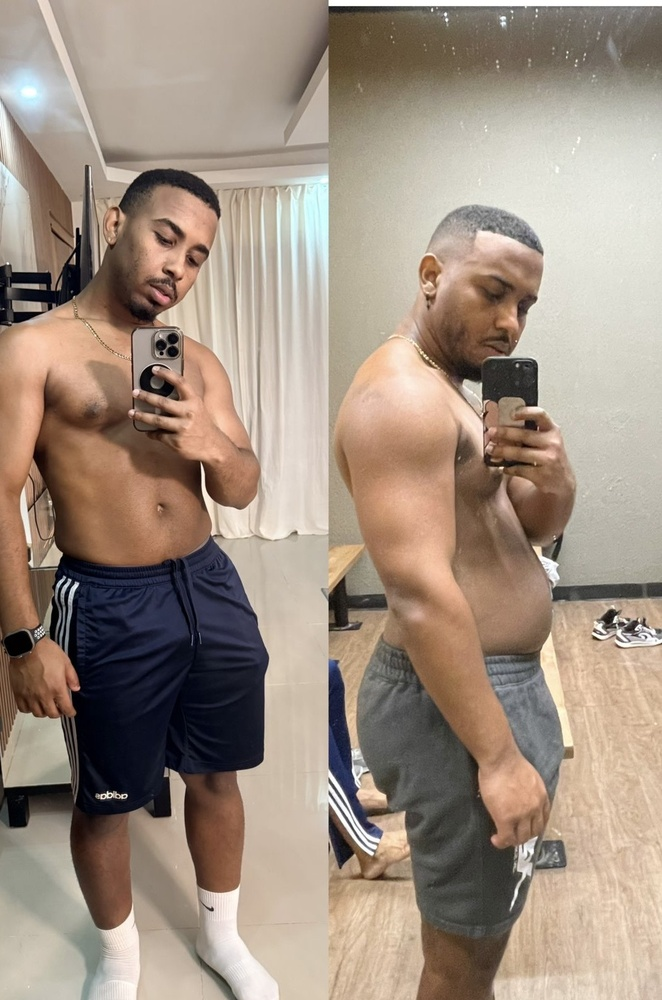
#> input picture assets/images/physical-change/05f55ff1-0487-4e4a-8b7e-84a53c5188f8.jpeg, 662 x 1000 px, shrunk from 1060 x 1600 before the run
$ python remove_white_bg.py ../assets/images/physical-change/05f55ff1-0487-4e4a-8b7e-84a53c5188f8.jpeg ../assets/images/physical-change/2.jpeg
#> lines starting #> are read from the running program, lines starting #| are printed output that depends on the picture
"""Flood-fill studio / checkerboard backgrounds to true alpha."""
from __future__ import annotations

from collections import deque
from pathlib import Path
import sys

from PIL import Image


def is_bg(rgb: tuple[int, int, int]) -> bool:
    r, g, b = rgb
    brightness = (r + g + b) / 3.0
    chroma = max(r, g, b) - min(r, g, b)
    # white / light gray studio
    if brightness > 200 and chroma < 35:
        return True
    # mid checkerboard gray squares
    if chroma < 18 and 150 < brightness < 230:
        return True
    # near-black studio
    if brightness < 28 and chroma < 20:
        return True
    # residual soft gray halo
    if chroma < 12 and 80 < brightness < 200:
        return True
    return False


def is_product(rgb: tuple[int, int, int]) -> bool:
    r, g, b = rgb
    chroma = max(r, g, b) - min(r, g, b)
    if chroma < 18:
        return False
    # burgundy / wine plates
    if r > 45 and r >= g + 12 and r >= b + 12 and chroma > 20:
        return True
    # gold / brass handle
    if r > 120 and g > 80 and b < 140 and r + g > b * 2.2 and chroma > 25:
        return True
    # orange collar
    if r > 150 and g < 130 and b < 110 and chroma > 40:
        return True
    # white specular on product (keep if bright and neighbors will protect)
    return False


def flood_transparent(img: Image.Image) -> Image.Image:
    img = img.convert("RGBA")
    w, h = img.size
#> w = 662; h = 1000
    px = img.load()
    visited = [[False] * w for _ in range(h)]
    q: deque[tuple[int, int]] = deque()

    def seed(x: int, y: int) -> None:
        if 0 <= x < w and 0 <= y < h and not visited[y][x]:
            r, g, b, a = px[x, y]
            if a > 0 and is_bg((r, g, b)) and not is_product((r, g, b)):
                visited[y][x] = True
                q.append((x, y))

    # seed all border pixels + a sparse grid of bg candidates
    for x in range(w):
        seed(x, 0)
        seed(x, h - 1)
#> this loop made 662 passes
    for y in range(h):
        seed(0, y)
        seed(w - 1, y)
    for y in range(0, h, 24):
        for x in range(0, w, 24):
            seed(x, y)

    while q:
        x, y = q.popleft()
        r, g, b, _ = px[x, y]
        px[x, y] = (r, g, b, 0)
        for nx, ny in ((x - 1, y), (x + 1, y), (x, y - 1), (x, y + 1)):
            if 0 <= nx < w and 0 <= ny < h and not visited[ny][nx]:
                nr, ng, nb, na = px[nx, ny]
                if na == 0:
                    visited[ny][nx] = True
                    continue
                if is_product((nr, ng, nb)):
                    visited[ny][nx] = True
                    continue
                if is_bg((nr, ng, nb)):
                    visited[ny][nx] = True
                    q.append((nx, ny))

    # wipe remaining non-product bg islands (checkerboard leftovers)
    for y in range(h):
        for x in range(w):
            r, g, b, a = px[x, y]
            if a == 0:
                continue
            if is_bg((r, g, b)) and not is_product((r, g, b)):
                px[x, y] = (r, g, b, 0)

    # erode light halo next to transparent pixels
    src = img.copy().load()
    for y in range(1, h - 1):
        for x in range(1, w - 1):
            r, g, b, a = src[x, y]
            if a == 0 or is_product((r, g, b)):
                continue
            tn = sum(
                1
                for dx, dy in ((-1, 0), (1, 0), (0, -1), (0, 1), (-1, -1), (1, 1), (-1, 1), (1, -1))
                if src[x + dx, y + dy][3] == 0
            )
            brightness = (r + g + b) / 3.0
            chroma = max(r, g, b) - min(r, g, b)
            if tn >= 2 and chroma < 40 and brightness > 140:
                px[x, y] = (r, g, b, 0)
            elif tn >= 3 and chroma < 55 and brightness > 180:
                px[x, y] = (r, g, b, 0)

    return img


def main(src: str, dst: str) -> None:
    out = flood_transparent(Image.open(src))
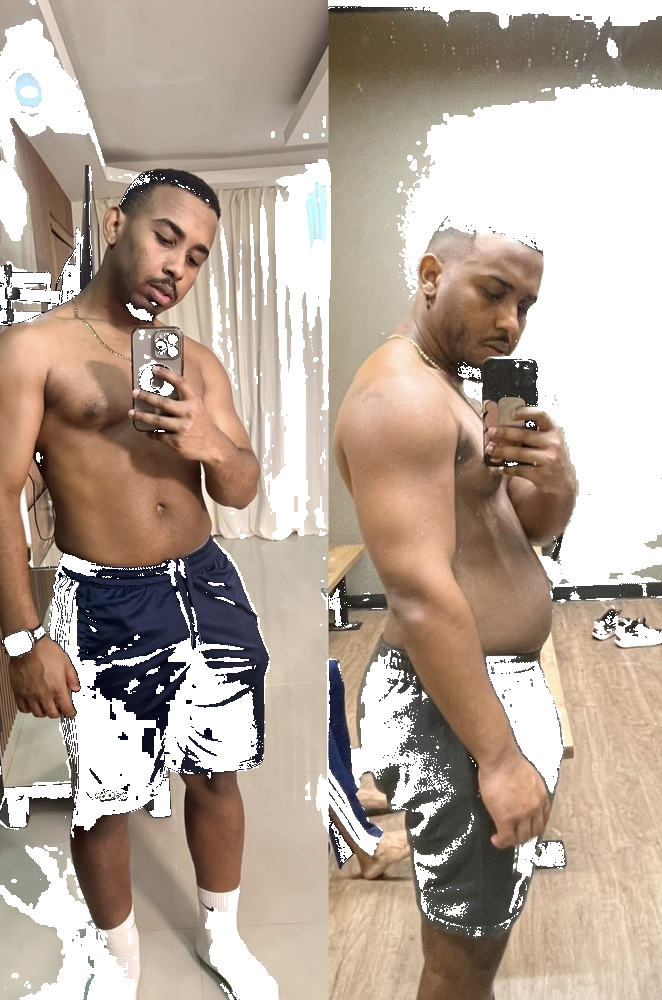
#> out: PIL image 662x1000 RGBA; mean R, G, B, A 159.6, 143.4, 129.1, 192.3; transparent parts drawn white
    Path(dst).parent.mkdir(parents=True, exist_ok=True)
    out.save(dst, "PNG")
    px = out.load()
    w, h = out.size
    transparent = sum(1 for y in range(0, h, 6) for x in range(0, w, 6) if px[x, y][3] == 0)
    total = ((w + 5) // 6) * ((h + 5) // 6)
    print(f"saved {dst} {out.size} transparent~{transparent / total:.2%}")
#| saved ../assets/images/physical-change/2.jpeg (662, 1000) transparent~24.60%


if __name__ == "__main__":
    main(sys.argv[1], sys.argv[2])

$ run again, on assets/images/physical-change/3.jpeg
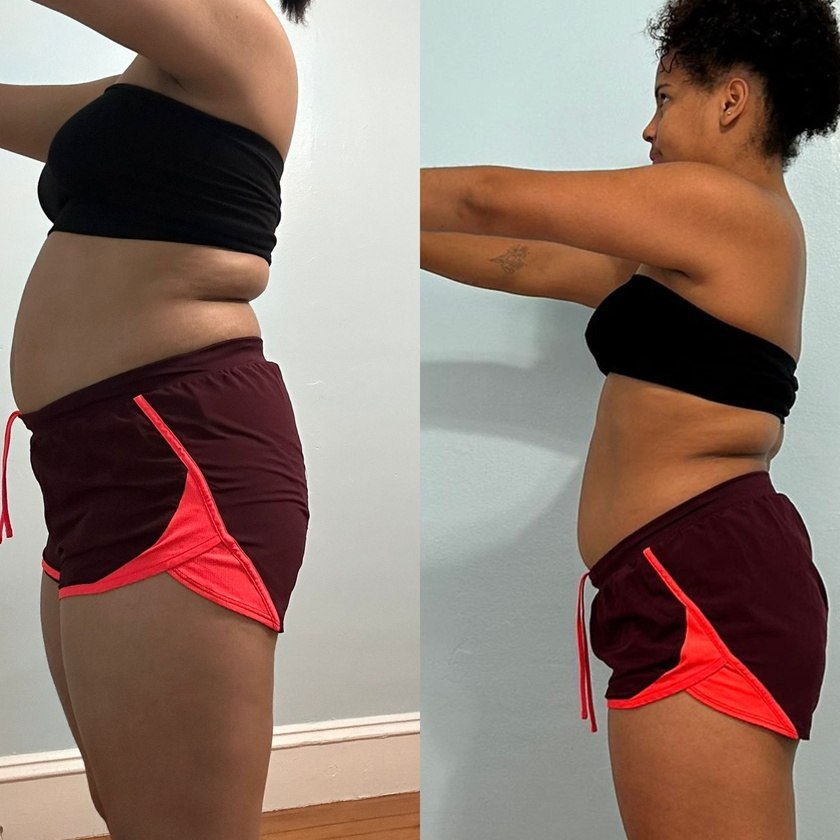
#> input picture assets/images/physical-change/3.jpeg, 840 x 840 px, shrunk from 4288 x 4288 before the run
#> the loop in flood_transparent, `for x in range(w):` made 840 passes
#> in main, `out = flood_transparent(Image.open(src))`:
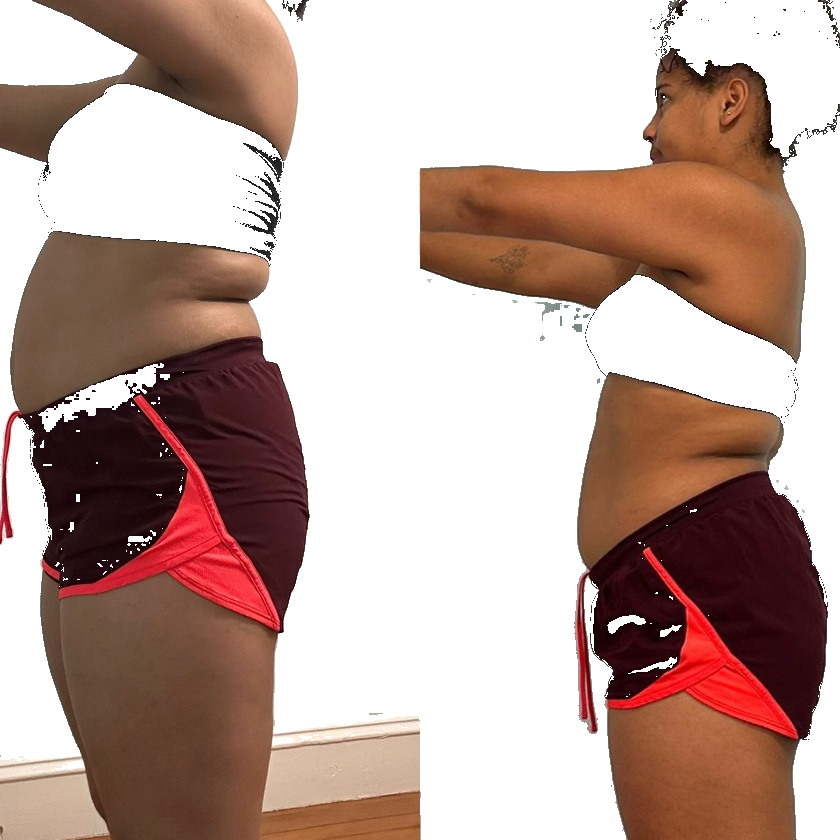
#> out: PIL image 840x840 RGBA; mean R, G, B, A 139, 116.3, 106.5, 126.3; transparent parts drawn white
#| saved ../assets/images/physical-change/3.jpeg (840, 840) transparent~50.52%

$ run again, on assets/images/physical-change/4.jpeg
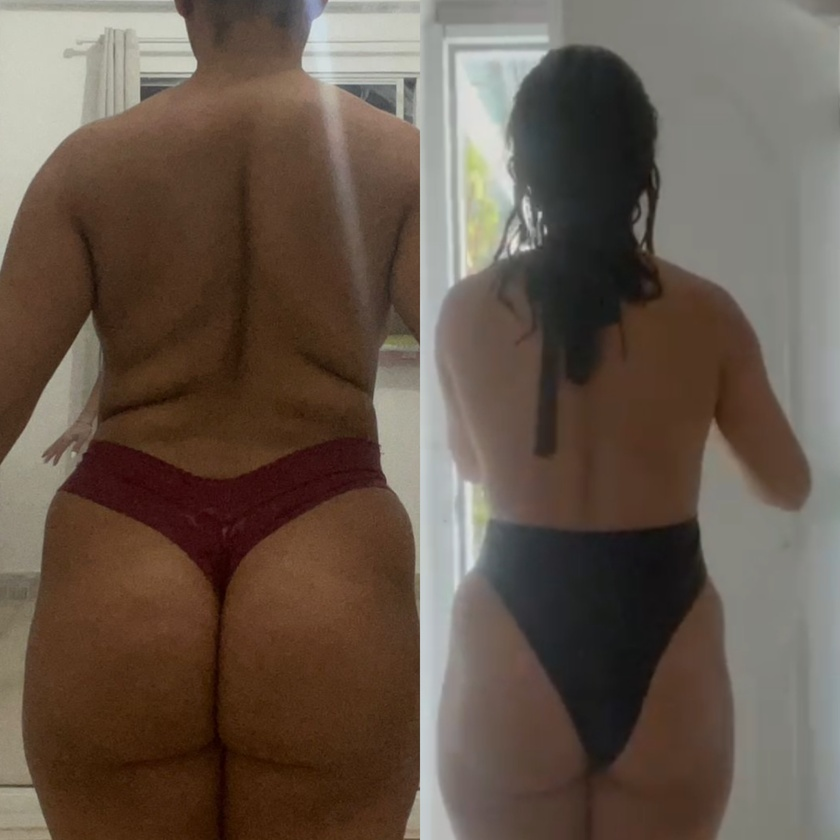
#> input picture assets/images/physical-change/4.jpeg, 840 x 840 px, shrunk from 4880 x 4880 before the run
#> the loop in flood_transparent, `for x in range(w):` made 840 passes
#> in main, `out = flood_transparent(Image.open(src))`:
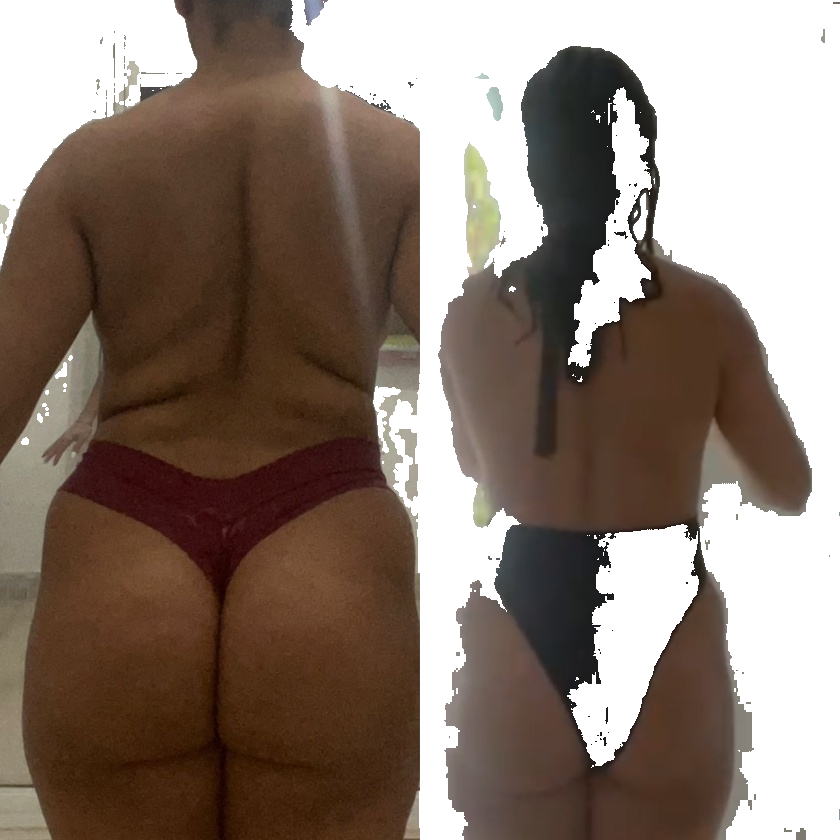
#> out: PIL image 840x840 RGBA; mean R, G, B, A 102.1, 87.1, 75, 174.3; transparent parts drawn white
#| saved ../assets/images/physical-change/4.jpeg (840, 840) transparent~31.83%

$ run again, on assets/images/physical-change/5.jpeg
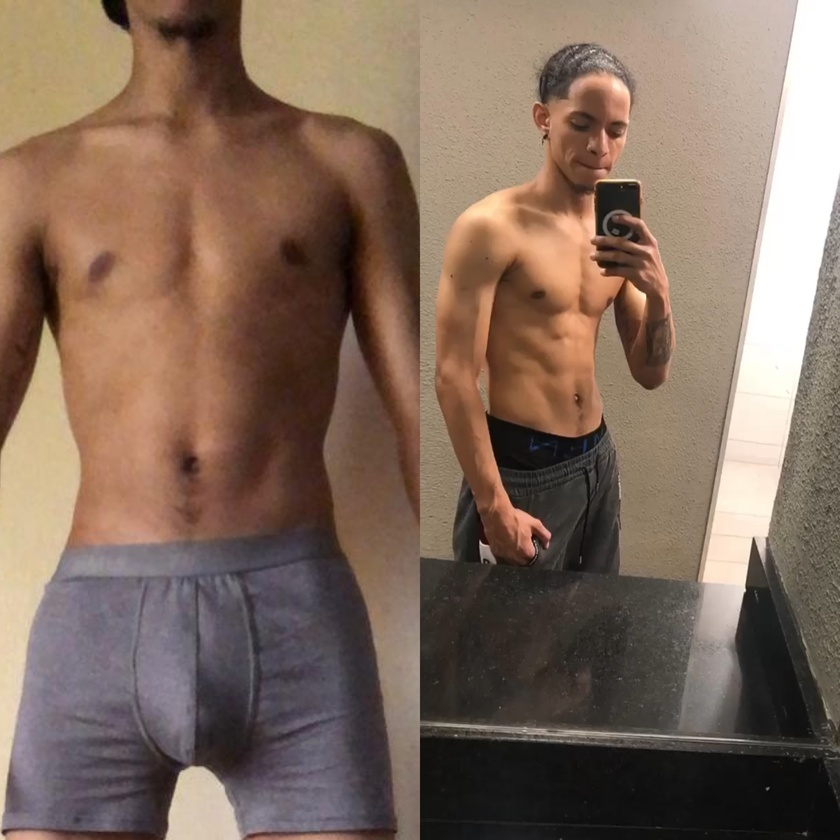
#> input picture assets/images/physical-change/5.jpeg, 840 x 840 px, shrunk from 4248 x 4248 before the run
#> the loop in flood_transparent, `for x in range(w):` made 840 passes
#> in main, `out = flood_transparent(Image.open(src))`:
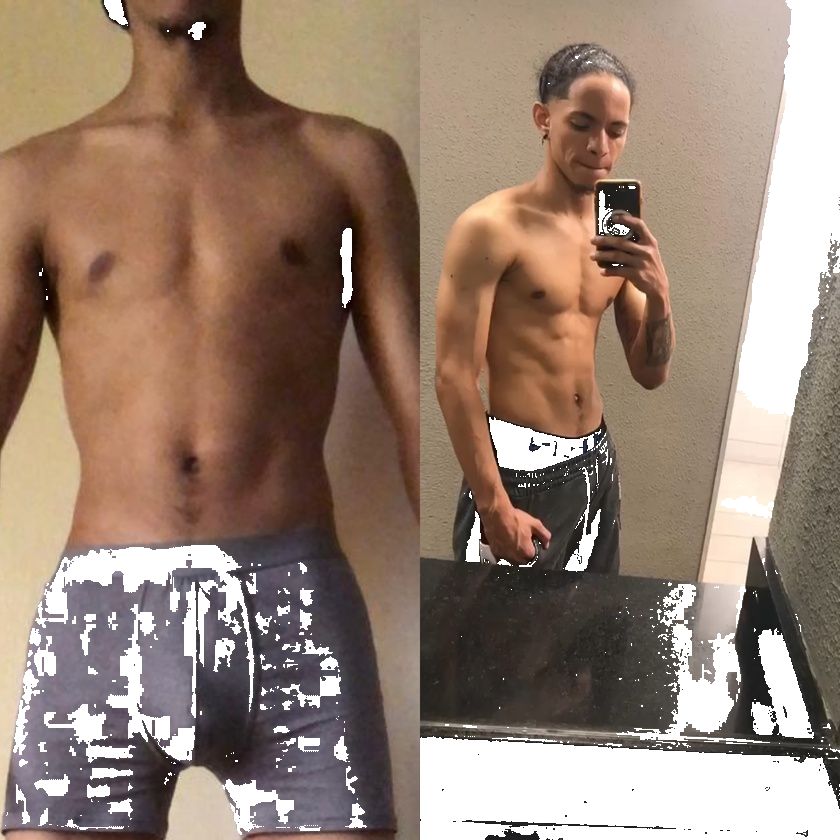
#> out: PIL image 840x840 RGBA; mean R, G, B, A 128.5, 106.6, 92.2, 217.5; transparent parts drawn white
#| saved ../assets/images/physical-change/5.jpeg (840, 840) transparent~14.74%
